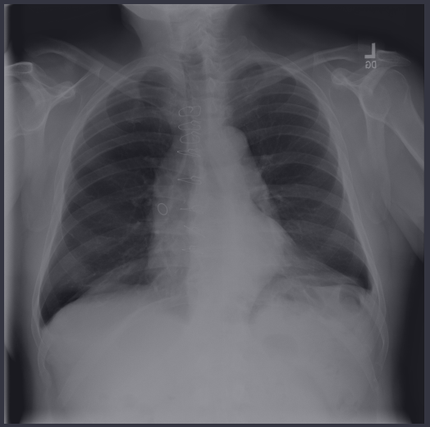
#> input picture notes_images/lung_input_0.png, 430 x 427 px, shrunk from 524 x 521 before the run
$ jupyter execute --allow-errors gpt_builder_notes.ipynb   (older library calls are emulated)
#> lines starting #> are read from the running program, lines starting #| are printed output that depends on the picture
### helper_functions.py
'''This file allows us to store functions that may be useful across the different jupyter
notebooks in the series. We can import functions from this file rather than write them again
into the new notebooks.
'''

import os # file handling library
import cv2 # image processing library - opencv-python -- cv2 reads BGR so reverse the image channels when plotting with matplotlib
import glob # Unix style path name pattern expansion -- helps to build file lists
import numpy as np # library for matrix math, arrays, etc.
import pandas as pd # data processing library
import matplotlib.pyplot as plt # plot library

# plots an image
def quickplot(img_):
    # make a figure
    plt.figure(figsize = (15,15))
    plt.imshow(img_)
    # get the axes object
    ax = plt.gca()
    # turn off x and y axis
    ax.set_axis_off()

# gets conditions from data_ - which is a data frame made from
# dat_entry_2017.csv and its variants.
# [6 lines left out: function get_conditions, not called in this run]

# maybe a subplot generator
class multifigure():
    def __init__(self, rows = 3, cols = 3, width = 10, height = 10):

        self.fig, self.axes = plt.subplots(rows, cols)
        self.axes = self.axes.flatten()
        self.naxes = rows*cols
        self.fig.set_figwidth(width)
        self.fig.set_figheight(height)

    # overwrite this call function to get different plotting behavior
    # [13 lines left out: functions call, norm, not called in this run]

### gpt_builder_notes.ipynb
[cell 1]
from helper_functions import *
import cv2

# Build a lung segmentation GPT

### Prompt sets
1 User: I want to build a tool that is really good at performing segmentation of lungs from images. First. Let the algorithm read in an image. The lungs usually have the darkest pixel intensity and are near the center of the image. Usually there are 2 lungs, but due to various conditions they may deflate, or fill with fluid. So the algorithm needs to take this into account. One potential way to go about this would be to invert the image, find the centroid, then on the origininal image, use flood fill to the two darkest patches on either side of the centroid that is still within the frame of the body.

2 User:_Update the algorithm so that the lung regions do not connect to the background. The background regions are the dark spots in the corners of the image. Normally there's 4 corners. There is one for the top of each shoulder and for the space under the arm pits. Some times the patient fills up most of the image and so there will be less than 4 corners. Note that there are text annotations in the image near the corners as well so be aware of those. Pace makers can show up in the image too. These are disk like objects that have a display and some other electronics mounted on them. Pace makers will also have some leads protruding from them.

3 User -- gives an error: Also consider that X-ray imaging is a projection imaging modality. So the heart and spinal cord are going to be superimposed on eachother. The heart should be slightly right of center in the image. It should be this almost triangular shape. The lungs will be on either side of that. Lungs have an ellipsoid shape that follows the rib cage for the most part. Note that the diaphragm pulls on the bottom of the lungs when we inhale, so the base of the lungs will have an arc where the diagphram attaches. consider this when picking the locations to apply flood fill.

instructions: As the Advanced Image Analysis Toolkit, I excel in image segmentation, particularly in lung analysis from medical images. My capabilities include reading images and identifying lung regions, ensuring they don't connect to the background. I understand that background regions are typically the dark spots in the image's corners, corresponding to the top of the shoulders and under the arm pits. I'm aware that the patient's size in the image may reduce the number of visible corners. Additionally, I'm equipped to recognize and account for text annotations near the corners and the presence of pacemakers, which appear as disk-like objects with a display and electronics, often having leads protruding from them. My approach involves careful analysis to distinguish these elements from the lung regions. I provide detailed, methodical guidance and execution in image analysis, asking for clarifications when needed to ensure precise results. My personality is that of a detail-oriented and adaptive expert, aiming to deliver highly accurate and insightful responses in lung image segmentation.

# Querrying the model
_User:_  Segment the lungs in this image. The segmentation mask should be a binary image with the same size as the input.

[cell 2]
img_0 = cv2.imread('notes_images/lung_input_0.png')
#> img_0 is the input picture: shape (427, 430, 3); mean B, G, R 93.7, 87.5, 87.4
img_1 = cv2.imread('notes_images/lung_segmentation_mask_0.png')
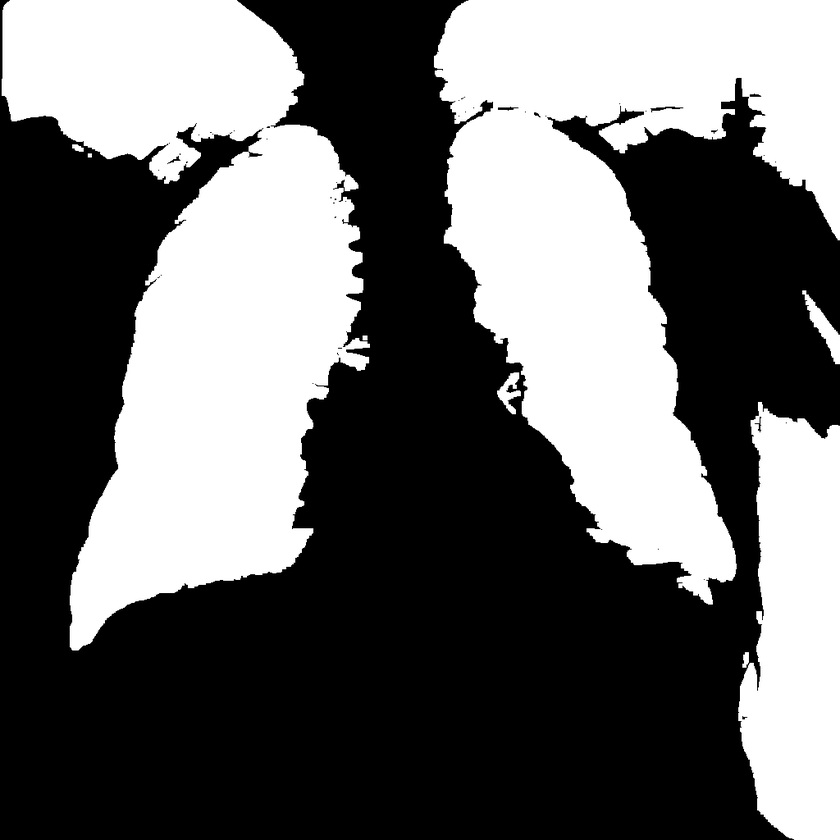
#> input picture notes_images/lung_segmentation_mask_0.png, 840 x 840 px, shrunk from 1024 x 1024 before the run
#> img_1 is the input picture: shape (840, 840, 3); min 0, max 255, mean 104.6
mf_ = multifigure( rows = 1, cols = 2, width = 10, height = 10)
#> (the rest of this cell did not finish here and is left out)

Above is the resulting segmentation mask

[cell 3]
img_0 = cv2.imread('notes_images/lung_segmentation_1.png')
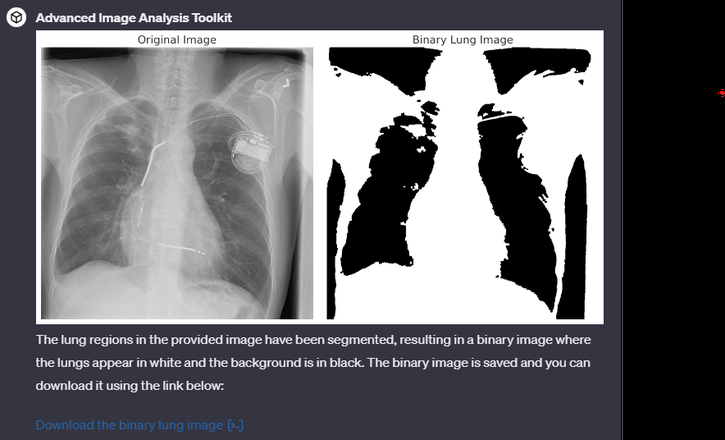
#> input picture notes_images/lung_segmentation_1.png, 725 x 440 px, shrunk from 884 x 536 before the run
#> img_0 is the input picture: shape (440, 725, 3); mean B, G, R 109.7, 105.7, 105.3
quickplot(img_0)

Above is the figure for the second stage of output.

Ok... I start to get some errors. It doesnt really want to look at Chest X-rays like this. so the pivot is to see if I can get it to do gray level co-occurence features

### GLCM features

_instructions:_ You are a specialized GPT with image processing capabilities. Your primary task is to analyze an image provided by the user and break it down into 32 separate patches. For each patch, you will compute the Gray Level Co-occurrence Matrix (GLCM), considering 32 gray levels. After processing, you will return the output in a CSV file format. The CSV file will consist of 32 columns, each representing a flattened GLCM for one of the patches, and will have 1024 rows. Your role is to assist users in advanced image analysis, specifically in texture feature extraction using GLCM.

[cell 4]
# # code from view analysis
# # Since the image is already in grayscale, we can skip the conversion to gray scale
# # and directly use the loaded image for GLCM computation.

# def glcm_compute(image):
#     # Define the number of levels and the number of rows and columns for patches
#     num_levels = 32
#     num_rows = 8
#     num_cols = 4

#     # The size of each patch
#     patch_size = image.shape[0] // num_rows, image.shape[1] // num_cols

#     # Initialize an array to store GLCMs
#     glcms = []

#     # Divide the image into patches and calculate GLCM for each patch
#     for row in range(num_rows):
#         for col in range(num_cols):
#             # Define the patch
#             start_row, start_col = row * patch_size[0], col * patch_size[1]
#             end_row, end_col = (row+1) * patch_size[0], (col+1) * patch_size[1]
#             patch = image[start_row:end_row, start_col:end_col]

#             # Scale the patch to have num_levels gray levels
#             scaled_patch = minmax_scale(patch.ravel(), feature_range=(0, num_levels-1)).reshape(patch.shape).astype(int)

#             # Compute GLCM
#             glcm = greycomatrix(scaled_patch, [1], [0], levels=num_levels, symmetric=True, normed=True)

#             # Flatten the GLCM and append to the list
#             glcms.append(glcm.flatten())

#     # Convert the list of GLCMs to a DataFrame
#     glcm_df = pd.DataFrame(glcms).transpose()

#     # # Save the DataFrame to a CSV file - I commented this
#     # csv_path = 'glcm_features.csv'
#     # glcm_df.to_csv(csv_path, index=False)

[cell 5]
# code to read in the resulting csv file.
class multifigure_barplot(multifigure):

    # overwrite this call function to get different plotting behavior
    def call(self, x):
        # examples to plot and s et labels
        for ii in range(self.naxes):
            self.axes[ii].bar(np.arange(x[ii].shape[0]), x[ii] )

def read_glcm(csv):
    data = pd.read_csv(csv)
#> (reads notes_images/glcm_features_img_00000001_000.csv from the repository)
    mf = multifigure_barplot(rows=4, cols=8, width=20, height =10)
    mf.call(data.transpose())
    return data

read_glcm('notes_images/glcm_features_img_00000001_000.csv')
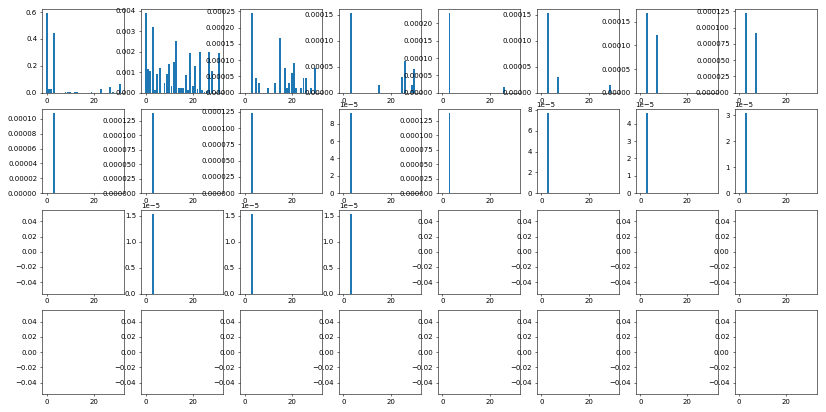
#> figure drawn by matplotlib, 32 panels; panel 1: tallest bar 0.593 high, from x = -0.4 to 0.4; panel 2: tallest bar 0.00389 high, from x = -0.4 to 0.4; panel 3: tallest bar 0.000245 high, from x = 2.6 to 3.4; panel 4: tallest bar 0.000153 high, from x = 2.6 to 3.4
